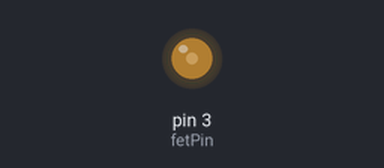
The sketch below on a simulated Arduino Uno, built with avr-gcc and run on an emulated ATmega328P. Shown: output pins drawn as LEDs (lit = HIGH).

Above: at 0.1 s.
Timing chart, 0 to 1.6 s (numbered marks = the images above):
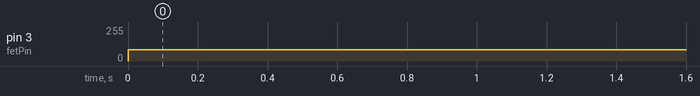

The sketch:

Heat_Pad.ino
```cpp
int fetPin = 3;

void setup() {
  pinMode(fetPin, OUTPUT);
}

// the loop routine runs over and over again forever:
void loop() {
      analogWrite(fetPin, 85); //33% duty cycle
}
```

Measured:
- by itself, pin 3 (fetPin): 0/255 → 85/255 at 0.00 s
